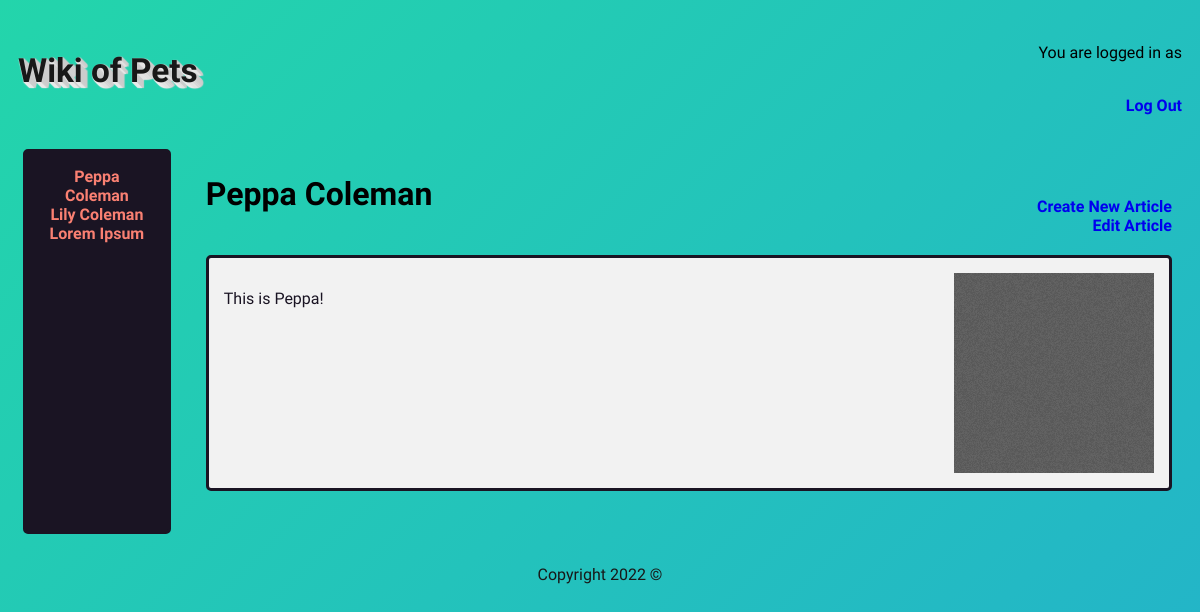
Screenshot of /wiki.php?shortTitle=PeppaColeman (signed in) with the database file from the repository.
### tables this page shows
CREATE TABLE `article` (
  `article_id` int(11) NOT NULL,
  `article_short_title` varchar(32) NOT NULL,
  `article_title` varchar(32) NOT NULL,
  `article_body` text NOT NULL,
  `article_photo` varchar(64) DEFAULT NULL,
  `article_birthdate` date DEFAULT NULL
);

### database.php (called while the page is built, shortened)
<?php
$HOST = "localhost";
$USERNAME = "INFX371";
$PASSWORD = "P*ssword";
$DB_NAME = "wiki";
$conn = new mysqli($HOST, $USERNAME, $PASSWORD, $DB_NAME);
$stmt = $conn->query("SELECT * FROM article");
$stmtTwo = $conn->query("SELECT * FROM `article`ORDER BY `article_id`DESC LIMIT 5;");
$topArticle = $stmtTwo->fetch_all();
?>

### wiki.php (the view, shortened to what this page needs)
  <?php
  include "database.php";
  ?>
<!DOCTYPE html lang="en">
<?php include "header.php" ?>
<div class="bigcontainer">
  <div class="container">
  <div class="sideBar">
    <?php
     foreach ($topArticle as $row){
      echo "<a href=wiki.php?shortTitle=$row[1] title='$row[2]'>$row[2]</a>";
    }
    ?>
  </div>
  <div class="articleDivs">
    <?php
        $shortTitle = $_GET["shortTitle"];
        $articleQuery = "SELECT * FROM article WHERE article_short_title = '$shortTitle';";
        $stmt = $conn->query($articleQuery);
        $article = $stmt->fetch_row();
        ?>
        <div class="articletitle">
            <?php echo "<h1>" . $article[2] . "</h1>"; ?>
            <div class="addCreateLinks">
              <a href="editArticle.php">Edit Article</a>
              <a href="add.php">Create New Article</a>
            </div>
          </div>
          <div class="square">
            <div><img src="./noise.png"></div>
            <?php echo "<p>" . $article[3] . "</p>"; ?>
          </div>
        </div>
    </div>
  </div>
  <?php include "footer.php";?>
</body>
</html>

### style.css (style rules this page uses)
body { background: linear-gradient(-45deg, #ee7752, #e73c7e, #23a6d5, #23d5ab); background-size: 400% 400%; animation: gradient 15s ease infinite; height: 100vh; font-family: 'Sarabun', sans-serif; display: flex; flex: 1; flex-direction: column; }
.addCreateLinks { display: flex; align-self: flex-end; flex-direction: column-reverse; align-items: end; }
.sideBar { background-color: #1A1423; text-align: center; border-radius: 5px; border-style: solid; border-color: #1A1423; display: flex; flex-basis: 10%; margin: 15px; padding: 15px; flex-direction: column; }
.sideBar > a { color: salmon; }
.square { background-color: #f2f2f2; border-radius: 5px; border-style: solid; border-color: #1A1423; color: #1A1423; padding: 15px; margin: 20; }
.articleTitle { display: flex; justify-content: space-between; margin: 20; margin-bottom: 0; }
.articleDivs { display: flex; flex-direction: column; flex-basis: 90%; }
.container { display: flex; flex: 1; flex-direction: row; }
a { font-weight: bold; }
a:link, a:visited { text-decoration: none; }
.bigcontainer { display: flex; flex: 1; }
img { float: right; width: 200px; height: 200px; object-fit: cover; }

### rows the page displays
article: article_title "Peppa Coleman", article_body "This is Peppa!"
article: article_title "Lily Coleman"
article: article_title "Lorem Ipsum"
